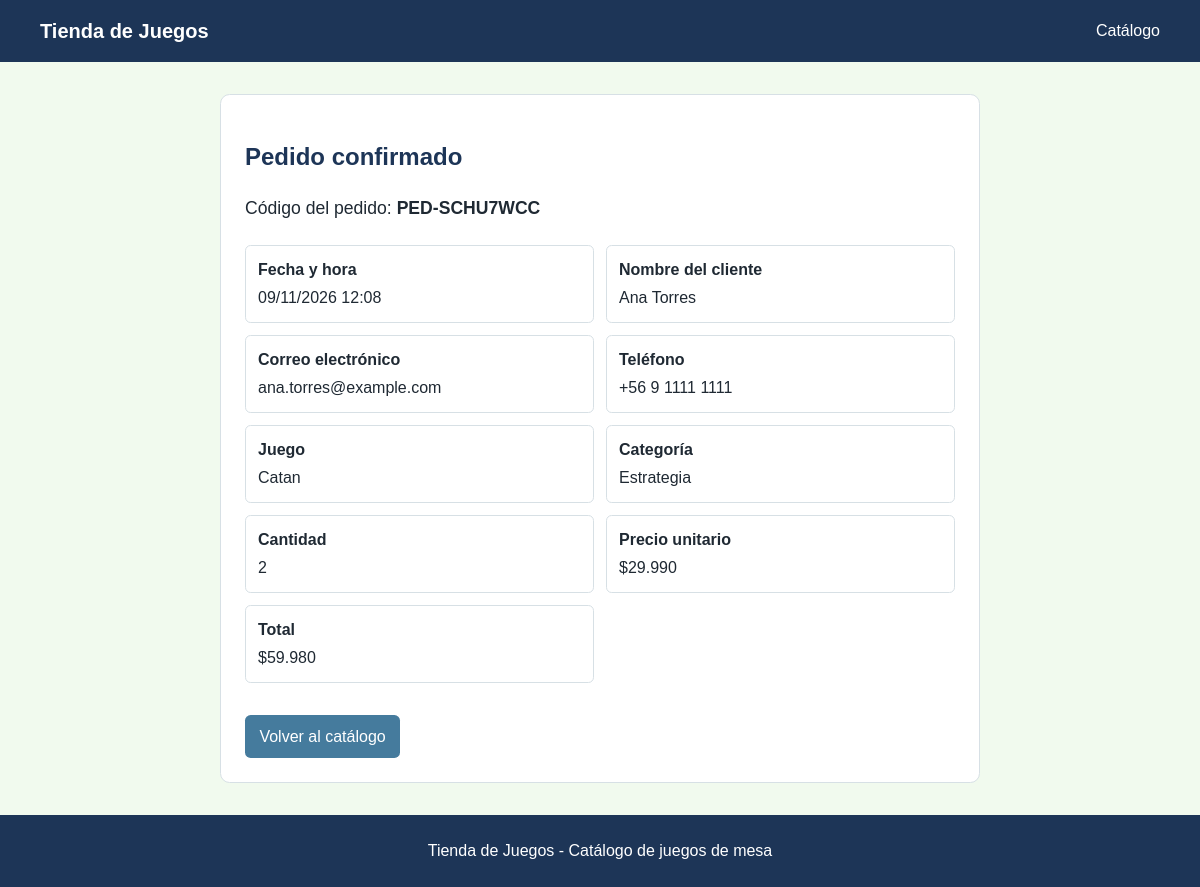
The page /pedido/PED-SCHU7WCC/comprobante/ on the database its author committed.
### catalogo/models.py (models this page shows, shortened)
class Pedido(models.Model):
    juego = models.ForeignKey(
        Juego,
        on_delete=models.CASCADE,
        related_name="pedidos",
    )
    nombre_cliente = models.CharField(max_length=150, verbose_name="Nombre del cliente")
    correo = models.EmailField(verbose_name="Correo electrónico")
    telefono = models.CharField(max_length=20, verbose_name="Teléfono")
    cantidad = models.PositiveSmallIntegerField(
        validators=[MinValueValidator(1), MaxValueValidator(5)],
    )
    fecha_hora = models.DateTimeField(auto_now_add=True, verbose_name="Fecha y hora")
    codigo = models.CharField(max_length=12, unique=True)
    class Meta:
        ordering = ["-fecha_hora"]
        verbose_name = "Pedido"
        verbose_name_plural = "Pedidos"

class Juego(models.Model):
    categoria = models.ForeignKey(
        Categoria,
        on_delete=models.CASCADE,
        related_name="juegos",
        verbose_name="Categoría",
    )
    nombre = models.CharField(max_length=150)
    descripcion = models.TextField(verbose_name="Descripción")
    imagen = models.ImageField(upload_to="juegos/", verbose_name="Imagen de la caja")
    precio = models.PositiveIntegerField(
        validators=[MinValueValidator(1)],
        verbose_name="Precio",
    )
    cantidad_jugadores = models.PositiveSmallIntegerField(
        validators=[MinValueValidator(1)],
        verbose_name="Cantidad de jugadores",
    )
    edad_minima = models.PositiveSmallIntegerField(
        validators=[MinValueValidator(0)],
        verbose_name="Edad mínima",
    )
    stock = models.PositiveIntegerField(
        default=0,
        validators=[MinValueValidator(0)],
    )
    disponible = models.BooleanField(default=True, verbose_name="Disponible")
    class Meta:
        ordering = ["nombre"]
        verbose_name = "Juego"
        verbose_name_plural = "Juegos"

class Categoria(models.Model):
    nombre = models.CharField(max_length=100, unique=True, verbose_name="Nombre")
    class Meta:
        ordering = ["nombre"]
        verbose_name = "Categoría"
        verbose_name_plural = "Categorías"

### catalogo/views.py (the view)
def comprobante_pedido(request, codigo):
    pedido = get_object_or_404(
        Pedido.objects.select_related("juego", "juego__categoria"),
        codigo=codigo,
    )
    total = pedido.juego.precio * pedido.cantidad
    return render(
        request,
        "catalogo/comprobante_pedido.html",
        {"pedido": pedido, "total": total},
    )

### catalogo/templatetags/formato_chileno.py (called while the page is built)
@register.filter
def pesos_chilenos(valor):
    try:
        return f"${int(valor):,}".replace(",", ".")
    except (TypeError, ValueError):
        return valor

### catalogo/templates/catalogo/comprobante_pedido.html (shortened to what this page needs)
{% extends "catalogo/base.html" %}
{% load formato_chileno %}
{% block content %}
<section class="comprobante">
    <h1>Pedido confirmado</h1>
    <p class="codigo-pedido">Código del pedido: <strong>{{ pedido.codigo }}</strong></p>
    <dl class="datos-pedido">
        <div><dt>Fecha y hora</dt><dd>{{ pedido.fecha_hora|date:"d/m/Y H:i" }}</dd></div>
        <div><dt>Nombre del cliente</dt><dd>{{ pedido.nombre_cliente }}</dd></div>
        <div><dt>Correo electrónico</dt><dd>{{ pedido.correo }}</dd></div>
        <div><dt>Teléfono</dt><dd>{{ pedido.telefono }}</dd></div>
        <div><dt>Juego</dt><dd>{{ pedido.juego.nombre }}</dd></div>
        <div><dt>Categoría</dt><dd>{{ pedido.juego.categoria.nombre }}</dd></div>
        <div><dt>Cantidad</dt><dd>{{ pedido.cantidad }}</dd></div>
        <div><dt>Precio unitario</dt><dd>{{ pedido.juego.precio|pesos_chilenos }}</dd></div>
        <div><dt>Total</dt><dd>{{ total|pesos_chilenos }}</dd></div>
    </dl>
    <a class="boton-secundario" href="{% url 'catalogo:catalogo' %}">Volver al catálogo</a>
</section>
{% endblock %}

### catalogo/static/catalogo/css/estilos.css (style rules this page uses)
:root { color-scheme: light; --azul: #1d3557; --azul-claro: #457b9d; --fondo: #f1faee; --texto: #1f2933; --borde: #d7e0e5; --verde: #247a49; --rojo: #a63d40; }
* { box-sizing: border-box; }
body { margin: 0; background: var(--fondo); color: var(--texto); font-family: Arial, sans-serif; line-height: 1.5; }
h1, h2 { color: var(--azul); }
button, .boton-secundario, .boton-principal { border: 0; border-radius: 0.35rem; background: var(--azul-claro); color: white; cursor: pointer; text-decoration: none; }
.boton-secundario { display: inline-block; margin-top: 0.5rem; padding: 0.6rem 0.9rem; }
.formulario-pedido, .comprobante { max-width: 760px; margin: 2rem auto; padding: 1.5rem; border: 1px solid var(--borde); border-radius: 0.6rem; background: white; }
.datos-pedido { display: grid; grid-template-columns: repeat(2, 1fr); gap: 0.75rem; margin: 1.5rem 0; }
.datos-pedido div { padding: 0.75rem; border: 1px solid var(--borde); border-radius: 0.35rem; }
.datos-pedido dt { font-weight: bold; }
.datos-pedido dd { margin: 0.25rem 0 0; }
.codigo-pedido { font-size: 1.1rem; }

### rows shown on the page
Pedido: codigo "PED-SCHU7WCC", fecha_hora "09/11/2026 12:08", nombre_cliente "Ana Torres", correo "ana.torres@example.com", telefono "+56 9 1111 1111", juego.nombre "Catan", juego.categoria.nombre "Estrategia", cantidad "2", juego.precio|pesos_chilenos "$29.990"

### other values the page prints
{{ total|pesos_chilenos }} "$59.980"
